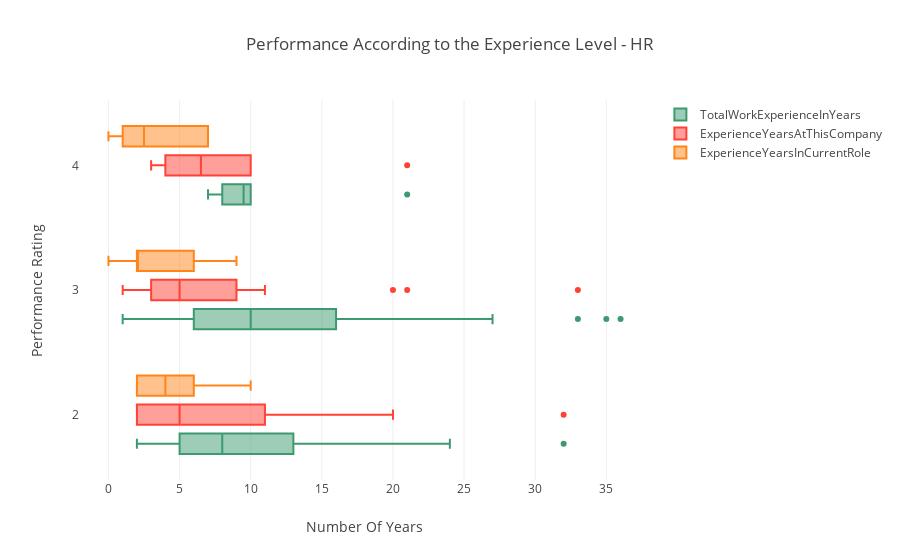

Here is the notebook cell this chart was saved with:
### Markdown cell above
#### iv) Performance According to the Experience Level

### Code cell
data = [
    {
        'x': HR['TotalWorkExperienceInYears'],
        'y': HR['PerformanceRating'],
        'name':'TotalWorkExperienceInYears',
        'marker': {
            'color': '#3D9970'
        },
        'boxmean': False,
        'orientation': 'h',
        "type": "box",
    },
    {
        'x':HR['ExperienceYearsAtThisCompany'],
        'y':HR['PerformanceRating'],
        'name': 'ExperienceYearsAtThisCompany',
        'marker':{
            'color': '#FF4136',
        },
        'boxmean': False,
        'orientation': 'h',
        "type": "box",
    },
    {
        'x': HR['ExperienceYearsInCurrentRole'],
        'y': HR['PerformanceRating'],
        'name':'ExperienceYearsInCurrentRole',
        'marker': {
            'color': '#FF851B',
        },
        'boxmean': False,
        'orientation': 'h',
        "type": "box",
    }
]
layout = {
    'xaxis': {
        'title': 'Number Of Years',
        'zeroline': False,
    },
    'yaxis': {
        'title': 'Performance Rating ',
        'zeroline': False,
    },
    'boxmode': 'group',
    'title': 'Performance According to the Experience Level - HR ',
    }
fig = go.Figure(data=data, layout=layout)

py.iplot(fig)

### Figure 1 — Plotly figure (JSON) as saved in the notebook; plotly's stock layout.template omitted (floating-point values rounded to 4 significant figures)
{"data": [{"boxmean": false, "marker": {"color": "#3D9970"}, "name": "TotalWorkExperienceInYears", "orientation": "h", "type": "box", "uid": "98f823d1-a717-44a4-b335-8e9b87941f9e", "x": [23, 12, 8, 6, 6, 13, 7, 6, 24, 6, 5, 10, 14, 10, 36, 33, 21, 10, 8, 2, 21, 10, 27, 14, 8, 10, 9, 3, 6, 10, 19, 13, 2, 3, 1, 10, 1, 7, 35, 6, 9, 16, 7, 23, 8, 12, 7, 9, 4, 1, 11, 32, 10, 16], "y": [3, 3, 3, 3, 3, 3, 3, 3, 2, 2, 2, 4, 3, 3, 3, 3, 3, 3, 3, 2, 4, 3, 3, 3, 3, 3, 4, 2, 3, 2, 3, 2, 3, 3, 3, 4, 3, 3, 3, 3, 3, 3, 4, 3, 4, 3, 2, 2, 3, 3, 3, 2, 3, 3]}, {"boxmean": false, "marker": {"color": "#FF4136"}, "name": "ExperienceYearsAtThisCompany", "orientation": "h", "type": "box", "uid": "e0893aab-2eba-4ea2-ade5-db53857210d2", "x": [21, 8, 5, 5, 5, 5, 4, 6, 20, 5, 5, 4, 10, 7, 7, 33, 20, 10, 3, 2, 21, 6, 5, 10, 2, 3, 5, 2, 4, 9, 10, 11, 1, 3, 1, 10, 1, 6, 10, 2, 9, 4, 3, 5, 8, 11, 2, 2, 3, 1, 3, 32, 2, 9], "y": [3, 3, 3, 3, 3, 3, 3, 3, 2, 2, 2, 4, 3, 3, 3, 3, 3, 3, 3, 2, 4, 3, 3, 3, 3, 3, 4, 2, 3, 2, 3, 2, 3, 3, 3, 4, 3, 3, 3, 3, 3, 3, 4, 3, 4, 3, 2, 2, 3, 3, 3, 2, 3, 3]}, {"boxmean": false, "marker": {"color": "#FF851B"}, "name": "ExperienceYearsInCurrentRole", "orientation": "h", "type": "box", "uid": "74905b97-8b8c-44eb-9a8d-a01aa99d169f", "x": [6, 3, 2, 1, 4, 4, 3, 3, 6, 4, 4, 3, 9, 6, 3, 9, 7, 9, 2, 2, 7, 3, 2, 7, 2, 2, 0, 2, 2, 7, 0, 10, 0, 2, 0, 1, 0, 2, 9, 0, 0, 2, 2, 3, 7, 9, 2, 2, 2, 0, 2, 5, 2, 7], "y": [3, 3, 3, 3, 3, 3, 3, 3, 2, 2, 2, 4, 3, 3, 3, 3, 3, 3, 3, 2, 4, 3, 3, 3, 3, 3, 4, 2, 3, 2, 3, 2, 3, 3, 3, 4, 3, 3, 3, 3, 3, 3, 4, 3, 4, 3, 2, 2, 3, 3, 3, 2, 3, 3]}], "layout": {"boxmode": "group", "title": "Performance According to the Experience Level - HR ", "xaxis": {"title": "Number Of Years", "zeroline": false}, "yaxis": {"title": "Performance Rating ", "zeroline": false}}}
